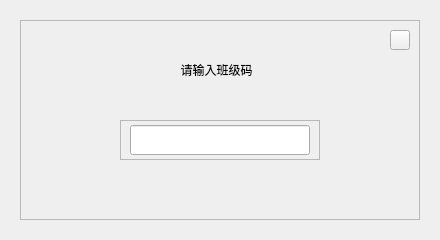
<?xml version="1.0" encoding="UTF-8"?>
<ui version="4.0">
 <class>classcue_frame</class>
 <widget class="QWidget" name="classcue_frame">
  <property name="geometry">
   <rect>
    <x>0</x>
    <y>0</y>
    <width>440</width>
    <height>240</height>
   </rect>
  </property>
  <property name="windowTitle">
   <string>Form</string>
  </property>
  <widget class="AcrylicFrame" name="frame">
   <property name="geometry">
    <rect>
     <x>20</x>
     <y>20</y>
     <width>400</width>
     <height>200</height>
    </rect>
   </property>
   <property name="frameShape">
    <enum>QFrame::StyledPanel</enum>
   </property>
   <property name="frameShadow">
    <enum>QFrame::Raised</enum>
   </property>
   <widget class="QLabel" name="label">
    <property name="geometry">
     <rect>
      <x>130</x>
      <y>30</y>
      <width>133</width>
      <height>40</height>
     </rect>
    </property>
    <property name="text">
     <string>请输入班级码</string>
    </property>
    <property name="alignment">
     <set>Qt::AlignCenter</set>
    </property>
   </widget>
   <widget class="QFrame" name="cue_frame">
    <property name="geometry">
     <rect>
      <x>100</x>
      <y>100</y>
      <width>200</width>
      <height>40</height>
     </rect>
    </property>
    <property name="frameShape">
     <enum>QFrame::StyledPanel</enum>
    </property>
    <property name="frameShadow">
     <enum>QFrame::Raised</enum>
    </property>
    <widget class="QLineEdit" name="lineEdit">
     <property name="geometry">
      <rect>
       <x>10</x>
       <y>5</y>
       <width>180</width>
       <height>30</height>
      </rect>
     </property>
    </widget>
   </widget>
   <widget class="QPushButton" name="close_btn">
    <property name="geometry">
     <rect>
      <x>370</x>
      <y>10</y>
      <width>20</width>
      <height>20</height>
     </rect>
    </property>
    <property name="text">
     <string/>
    </property>
   </widget>
  </widget>
 </widget>
 <customwidgets>
  <customwidget>
   <class>AcrylicFrame</class>
   <extends>QFrame</extends>
   <header location="global">acrylicframe.h</header>
   <container>1</container>
  </customwidget>
 </customwidgets>
 <resources/>
 <connections/>
</ui>
